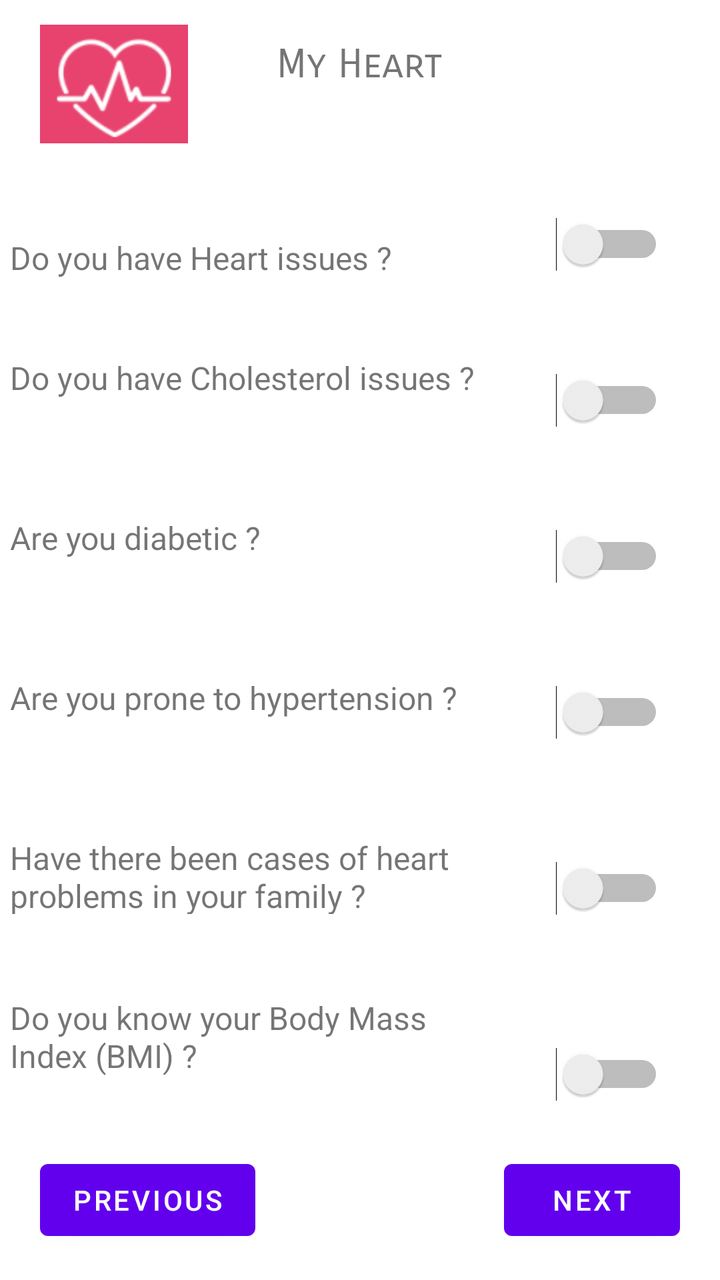
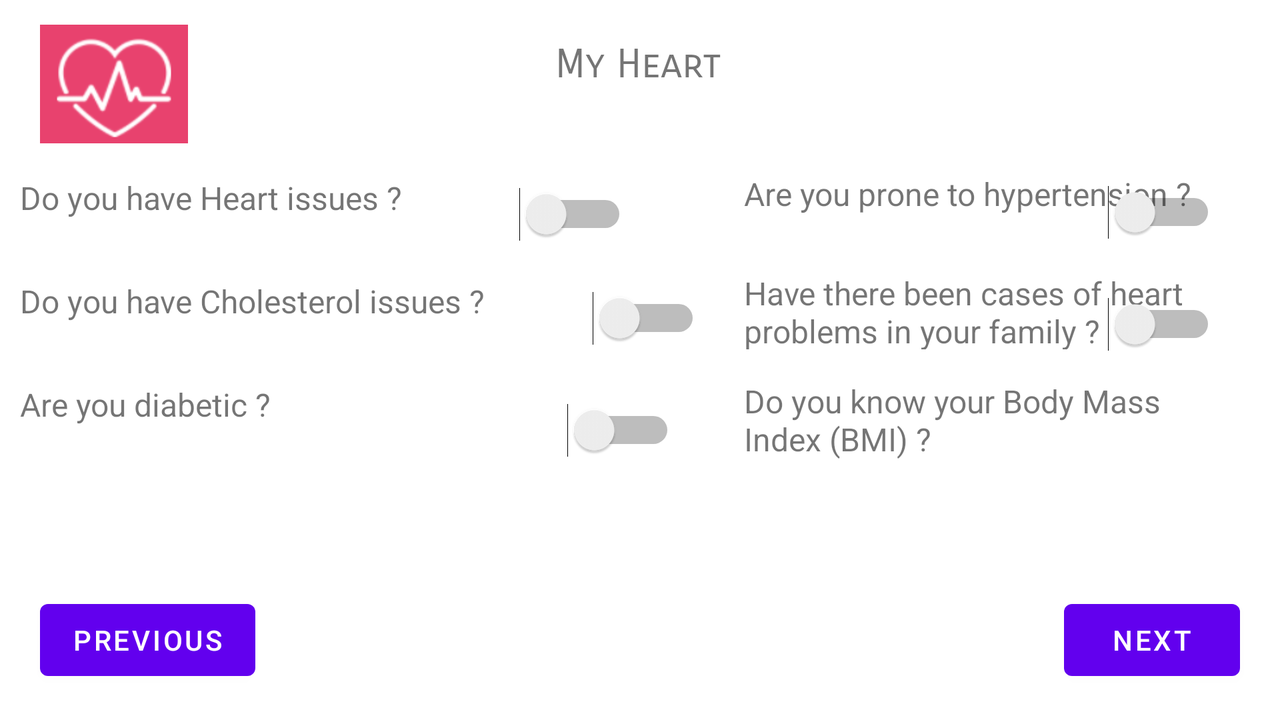

Compare how this app lays out the same screen by default and in its alternative resource folder. The renders come first, then the two layout files and the values they reference.
<!-- AndroidManifest.xml: application theme Theme.HeartProject -->
<!-- res/layout/activity_my_hearth.xml -->
<?xml version="1.0" encoding="utf-8"?>
<androidx.constraintlayout.widget.ConstraintLayout xmlns:android="http://schemas.android.com/apk/res/android"
    xmlns:app="http://schemas.android.com/apk/res-auto"
    xmlns:tools="http://schemas.android.com/tools"
    android:layout_width="match_parent"
    android:layout_height="match_parent"
    tools:context=".ActivityMyHearth">

    <TextView
        android:id="@+id/textView4"
        android:layout_width="251dp"
        android:layout_height="50dp"
        android:layout_marginStart="5dp"
        android:layout_marginTop="440dp"
        android:text="@string/do_you_know_your_body_mass_index"
        android:textSize="16sp"
        app:layout_constraintStart_toStartOf="parent"
        app:layout_constraintTop_toBottomOf="@+id/textView5" />

    <TextView
        android:id="@+id/textView5"
        android:layout_width="126dp"
        android:layout_height="38dp"
        android:layout_marginTop="20dp"
        android:fontFamily="sans-serif-smallcaps"
        android:text="@string/my_heart"
        android:textAlignment="center"
        android:textSize="20sp"
        app:layout_constraintEnd_toEndOf="parent"
        app:layout_constraintHorizontal_bias="0.498"
        app:layout_constraintStart_toStartOf="parent"
        app:layout_constraintTop_toTopOf="parent" />

    <TextView
        android:id="@+id/textView6"
        android:layout_width="wrap_content"
        android:layout_height="wrap_content"
        android:layout_marginStart="5dp"
        android:layout_marginTop="60dp"
        android:text="@string/do_you_have_heart_issues"
        android:textSize="16sp"
        app:layout_constraintStart_toStartOf="parent"
        app:layout_constraintTop_toBottomOf="@+id/textView5" />

    <TextView
        android:id="@+id/textView7"
        android:layout_width="wrap_content"
        android:layout_height="wrap_content"
        android:layout_marginStart="5dp"
        android:layout_marginTop="120dp"
        android:text="@string/do_you_have_cholesterol_issues"
        android:textSize="16sp"
        app:layout_constraintStart_toStartOf="parent"
        app:layout_constraintTop_toBottomOf="@+id/textView5" />

    <TextView
        android:id="@+id/textView8"
        android:layout_width="166dp"
        android:layout_height="24dp"
        android:layout_marginStart="5dp"
        android:layout_marginTop="200dp"
        android:text="@string/are_you_diabetic"
        android:textSize="16sp"
        app:layout_constraintStart_toStartOf="parent"
        app:layout_constraintTop_toBottomOf="@+id/textView5" />

    <TextView
        android:id="@+id/textView9"
        android:layout_width="wrap_content"
        android:layout_height="wrap_content"
        android:layout_marginStart="5dp"
        android:layout_marginTop="280dp"
        android:text="@string/are_you_prone_to_hypertension"
        android:textSize="16sp"
        app:layout_constraintStart_toStartOf="parent"
        app:layout_constraintTop_toBottomOf="@+id/textView5" />

    <Button
        android:id="@+id/button3"
        android:layout_width="wrap_content"
        android:layout_height="wrap_content"
        android:layout_marginStart="20dp"
        android:layout_marginBottom="16dp"
        android:onClick="action_previous_step"
        android:text="@string/previous"
        app:layout_constraintBottom_toBottomOf="parent"
        app:layout_constraintStart_toStartOf="parent" />

    <Button
        android:id="@+id/button4"
        android:layout_width="wrap_content"
        android:layout_height="wrap_content"
        android:layout_marginEnd="20dp"
        android:layout_marginBottom="16dp"
        android:onClick="action_next_step"
        android:text="@string/next"
        app:layout_constraintBottom_toBottomOf="parent"
        app:layout_constraintEnd_toEndOf="parent" />

    <TextView
        android:id="@+id/textView11"
        android:layout_width="229dp"
        android:layout_height="39dp"
        android:layout_marginStart="5dp"
        android:layout_marginTop="360dp"
        android:text="@string/have_there_been_cases_of_heart_problems_in_your_family"
        android:textSize="16sp"
        app:layout_constraintStart_toStartOf="parent"
        app:layout_constraintTop_toBottomOf="@+id/textView5" />

    <ImageView
        android:id="@+id/imageView4"
        android:layout_width="74dp"
        android:layout_height="64dp"
        android:layout_marginStart="20dp"
        android:layout_marginTop="10dp"
        app:layout_constraintStart_toStartOf="parent"
        app:layout_constraintTop_toTopOf="parent"
        app:srcCompat="@drawable/moncoeur" />

    <Switch
        android:id="@+id/switch1"
        android:layout_width="wrap_content"
        android:layout_height="wrap_content"
        android:layout_marginTop="40dp"
        android:layout_marginEnd="28dp"
        android:minWidth="48dp"
        android:minHeight="48dp"
        app:layout_constraintEnd_toEndOf="parent"
        app:layout_constraintTop_toBottomOf="@+id/textView5" />

    <Switch
        android:id="@+id/switch2"
        android:layout_width="wrap_content"
        android:layout_height="wrap_content"
        android:layout_marginTop="30dp"
        android:layout_marginEnd="28dp"
        android:minWidth="48dp"
        android:minHeight="48dp"
        app:layout_constraintEnd_toEndOf="parent"
        app:layout_constraintTop_toBottomOf="@+id/switch1" />

    <Switch
        android:id="@+id/switch3"
        android:layout_width="wrap_content"
        android:layout_height="wrap_content"
        android:layout_marginTop="30dp"
        android:layout_marginEnd="28dp"
        android:minWidth="48dp"
        android:minHeight="48dp"
        app:layout_constraintEnd_toEndOf="parent"
        app:layout_constraintTop_toBottomOf="@+id/switch2" />

    <Switch
        android:id="@+id/switch4"
        android:layout_width="wrap_content"
        android:layout_height="wrap_content"
        android:layout_marginTop="30dp"
        android:layout_marginEnd="28dp"
        android:minWidth="48dp"
        android:minHeight="48dp"
        app:layout_constraintEnd_toEndOf="parent"
        app:layout_constraintTop_toBottomOf="@+id/switch3" />

    <Switch
        android:id="@+id/switch5"
        android:layout_width="wrap_content"
        android:layout_height="wrap_content"
        android:layout_marginTop="40dp"
        android:layout_marginEnd="28dp"
        android:minWidth="48dp"
        android:minHeight="48dp"
        app:layout_constraintEnd_toEndOf="parent"
        app:layout_constraintTop_toBottomOf="@+id/switch4" />

    <Switch
        android:id="@+id/switch6"
        android:layout_width="wrap_content"
        android:layout_height="wrap_content"
        android:layout_marginTop="45dp"
        android:layout_marginEnd="28dp"
        android:minWidth="48dp"
        android:minHeight="48dp"
        app:layout_constraintEnd_toEndOf="parent"
        app:layout_constraintTop_toBottomOf="@+id/switch5" />

</androidx.constraintlayout.widget.ConstraintLayout>
<!-- resources referenced by this layout -->
<resources>
  <!-- drawable moncoeur: png bitmap (drawable, 6228 bytes) -->
  <string name="are_you_diabetic">Are you diabetic ?</string>
  <string name="are_you_prone_to_hypertension">Are you prone to hypertension ?</string>
  <string name="do_you_have_cholesterol_issues">Do you have Cholesterol issues ?</string>
  <string name="do_you_have_heart_issues">Do you have Heart issues ?</string>
  <string name="do_you_know_your_body_mass_index">Do you know your Body Mass Index (BMI) ?</string>
  <string name="have_there_been_cases_of_heart_problems_in_your_family">Have there been cases of heart problems in your family ?</string>
  <string name="my_heart">My Heart</string>
  <string name="next">Next</string>
  <string name="previous">Previous</string>
  <style name="Theme.HeartProject" parent="Theme.MaterialComponents.DayNight.DarkActionBar">
          
          <item name="colorPrimary">@color/purple_500</item>
          <item name="colorPrimaryVariant">@color/purple_700</item>
          <item name="colorOnPrimary">@color/white</item>
          
          <item name="colorSecondary">@color/teal_200</item>
          <item name="colorSecondaryVariant">@color/teal_700</item>
          <item name="colorOnSecondary">@color/black</item>
          
          <item name="android:statusBarColor" tools:targetApi="l">?attr/colorPrimaryVariant</item>
          
      </style>
</resources>
<!-- res/layout-land/activity_my_hearth.xml (the repository's variant of the layout above) -->
<!-- drawn on the phone turned sideways -->
<?xml version="1.0" encoding="utf-8"?>
<androidx.constraintlayout.widget.ConstraintLayout xmlns:android="http://schemas.android.com/apk/res/android"
    xmlns:app="http://schemas.android.com/apk/res-auto"
    xmlns:tools="http://schemas.android.com/tools"
    android:layout_width="match_parent"
    android:layout_height="match_parent"
    tools:context=".ActivityMyHearth">

    <TextView
        android:id="@+id/textView4"
        android:layout_width="251dp"
        android:layout_height="50dp"
        android:layout_marginStart="372dp"
        android:layout_marginTop="15dp"
        android:text="@string/do_you_know_your_body_mass_index"
        android:textSize="16sp"
        app:layout_constraintStart_toStartOf="parent"
        app:layout_constraintTop_toBottomOf="@+id/textView11" />

    <TextView
        android:id="@+id/textView5"
        android:layout_width="126dp"
        android:layout_height="38dp"
        android:layout_marginTop="20dp"
        android:fontFamily="sans-serif-smallcaps"
        android:text="@string/my_heart"
        android:textAlignment="center"
        android:textSize="20sp"
        app:layout_constraintEnd_toEndOf="parent"
        app:layout_constraintHorizontal_bias="0.498"
        app:layout_constraintStart_toStartOf="parent"
        app:layout_constraintTop_toTopOf="parent" />

    <TextView
        android:id="@+id/textView6"
        android:layout_width="wrap_content"
        android:layout_height="wrap_content"
        android:layout_marginStart="10dp"
        android:layout_marginTop="30dp"
        android:text="@string/do_you_have_heart_issues"
        android:textSize="16sp"
        app:layout_constraintStart_toStartOf="parent"
        app:layout_constraintTop_toBottomOf="@+id/textView5" />

    <TextView
        android:id="@+id/textView7"
        android:layout_width="wrap_content"
        android:layout_height="wrap_content"
        android:layout_marginStart="10dp"
        android:layout_marginTop="30dp"
        android:text="@string/do_you_have_cholesterol_issues"
        android:textSize="16sp"
        app:layout_constraintStart_toStartOf="parent"
        app:layout_constraintTop_toBottomOf="@+id/textView6" />

    <TextView
        android:id="@+id/textView8"
        android:layout_width="192dp"
        android:layout_height="28dp"
        android:layout_marginStart="10dp"
        android:layout_marginTop="30dp"
        android:text="@string/are_you_diabetic"
        android:textSize="16sp"
        app:layout_constraintStart_toStartOf="parent"
        app:layout_constraintTop_toBottomOf="@+id/textView7" />

    <TextView
        android:id="@+id/textView9"
        android:layout_width="wrap_content"
        android:layout_height="wrap_content"
        android:layout_marginStart="372dp"
        android:layout_marginTop="28dp"
        android:text="@string/are_you_prone_to_hypertension"
        android:textSize="16sp"
        app:layout_constraintStart_toStartOf="parent"
        app:layout_constraintTop_toBottomOf="@+id/textView5" />

    <Button
        android:id="@+id/button3"
        android:layout_width="wrap_content"
        android:layout_height="wrap_content"
        android:layout_marginStart="20dp"
        android:layout_marginBottom="16dp"
        android:onClick="action_previous_step"
        android:text="@string/previous"
        app:layout_constraintBottom_toBottomOf="parent"
        app:layout_constraintStart_toStartOf="parent" />

    <Button
        android:id="@+id/button4"
        android:layout_width="wrap_content"
        android:layout_height="wrap_content"
        android:layout_marginEnd="20dp"
        android:layout_marginBottom="16dp"
        android:onClick="action_next_step"
        android:text="@string/next"
        app:layout_constraintBottom_toBottomOf="parent"
        app:layout_constraintEnd_toEndOf="parent" />

    <TextView
        android:id="@+id/textView11"
        android:layout_width="229dp"
        android:layout_height="39dp"
        android:layout_marginStart="372dp"
        android:layout_marginTop="28dp"
        android:text="@string/have_there_been_cases_of_heart_problems_in_your_family"
        android:textSize="16sp"
        app:layout_constraintStart_toStartOf="parent"
        app:layout_constraintTop_toBottomOf="@+id/textView9" />

    <ImageView
        android:id="@+id/imageView4"
        android:layout_width="74dp"
        android:layout_height="64dp"
        android:layout_marginStart="20dp"
        android:layout_marginTop="10dp"
        app:layout_constraintStart_toStartOf="parent"
        app:layout_constraintTop_toTopOf="parent"
        app:srcCompat="@drawable/moncoeur" />

    <Switch
        android:id="@+id/switch1"
        android:layout_width="wrap_content"
        android:layout_height="wrap_content"
        android:layout_marginTop="25dp"
        android:minWidth="48dp"
        android:minHeight="48dp"
        app:layout_constraintEnd_toStartOf="@+id/textView9"
        app:layout_constraintStart_toEndOf="@+id/textView6"
        app:layout_constraintTop_toBottomOf="@+id/textView5" />

    <Switch
        android:id="@+id/switch2"
        android:layout_width="wrap_content"
        android:layout_height="wrap_content"
        android:layout_marginTop="4dp"
        android:minWidth="48dp"
        android:minHeight="48dp"
        app:layout_constraintEnd_toStartOf="@+id/textView11"
        app:layout_constraintHorizontal_bias="0.714"
        app:layout_constraintStart_toEndOf="@+id/textView7"
        app:layout_constraintTop_toBottomOf="@+id/switch1" />

    <Switch
        android:id="@+id/switch3"
        android:layout_width="wrap_content"
        android:layout_height="wrap_content"
        android:layout_marginTop="8dp"
        android:minWidth="48dp"
        android:minHeight="48dp"
        app:layout_constraintEnd_toStartOf="@+id/textView4"
        app:layout_constraintHorizontal_bias="0.704"
        app:layout_constraintStart_toEndOf="@+id/textView8"
        app:layout_constraintTop_toBottomOf="@+id/switch2" />

    <Switch
        android:id="@+id/switch4"
        android:layout_width="wrap_content"
        android:layout_height="wrap_content"
        android:layout_marginTop="24dp"
        android:layout_marginEnd="32dp"
        android:minWidth="48dp"
        android:minHeight="48dp"
        app:layout_constraintEnd_toEndOf="parent"
        app:layout_constraintHorizontal_bias="1.0"
        app:layout_constraintStart_toEndOf="@+id/textView9"
        app:layout_constraintTop_toBottomOf="@+id/textView5" />

    <Switch
        android:id="@+id/switch5"
        android:layout_width="wrap_content"
        android:layout_height="wrap_content"
        android:layout_marginTop="8dp"
        android:layout_marginEnd="32dp"
        android:minWidth="48dp"
        android:minHeight="48dp"
        app:layout_constraintEnd_toEndOf="parent"
        app:layout_constraintHorizontal_bias="1.0"
        app:layout_constraintStart_toEndOf="@+id/textView11"
        app:layout_constraintTop_toBottomOf="@+id/switch4" />

    <Switch
        android:id="@+id/switch6"
        android:layout_width="wrap_content"
        android:layout_height="wrap_content"
        android:layout_marginStart="36dp"
        android:layout_marginTop="8dp"
        android:layout_marginEnd="32dp"
        android:minWidth="48dp"
        android:minHeight="48dp"
        app:layout_constraintEnd_toEndOf="parent"
        app:layout_constraintHorizontal_bias="1.0"
        app:layout_constraintStart_toEndOf="@+id/textView4"
        app:layout_constraintTop_toBottomOf="@+id/switch5" />

</androidx.constraintlayout.widget.ConstraintLayout>
